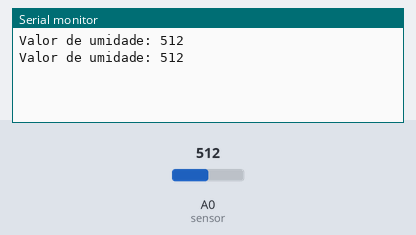
Simulated run of this sketch. Board: Arduino Uno, built with avr-gcc and run on an emulated ATmega328P. On the bench: the last lines printed to the serial monitor. The test bench sets the inputs (shaded band); at power-on: A0 (sensor) = 512.

Above: at 1.8 s.
1.9 s: A0 (sensor) set to 716
At 2.8 s:
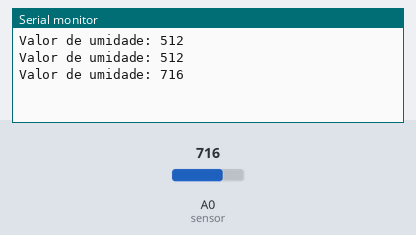
3.4 s: A0 (sensor) set to 900
At 4.8 s:
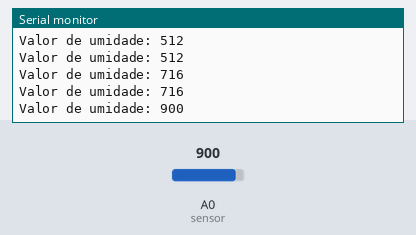
Timing chart, 0 to 6.4 s (numbered marks = the images above; inputs shaded):
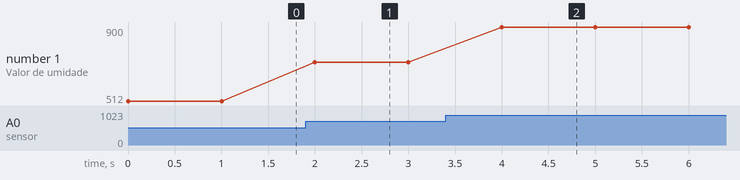

Measured:
- after the input at 1.9 s, the serial monitor: prints a new line after 0.10 s (image 1)
- after the input at 3.4 s, the serial monitor: prints a new line after 0.60 s (image 2)
- plotted number 1: 512 → 716 after the input at 1.9 s, 716 → 900 after the input at 3.4 s

The sketch:

TesteUmidade.ino
```cpp
int sensor = A0;  // Pino do sensor de umidade
int valor_umidade;  // Variável para armazenar o valor lido do sensor

void setup() {
  Serial.begin(9600);  // Inicializa a comunicação serial a 9600 bps
  pinMode(sensor, INPUT);  // Configura o pino do sensor como entrada
}

void loop() {
  valor_umidade = analogRead(sensor);  // Lê o valor analógico do sensor de umidade
  Serial.print("Valor de umidade: ");  // Imprime a mensagem "Valor de umidade: " no Monitor Serial
  Serial.println(valor_umidade);  // Imprime o valor lido do sensor no Monitor Serial

  delay(1000);  // Espera por 1 segundo antes de ler o valor novamente
}
```
